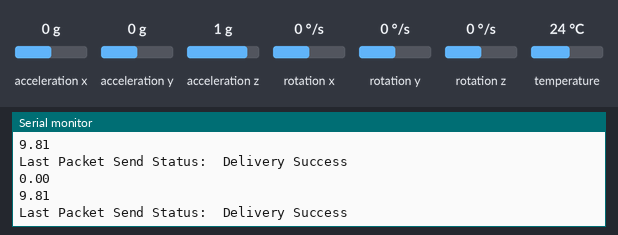
This sketch was run on a simulated ESP8266 (NodeMCU). Shown: the last lines printed to the serial monitor. The test bench sets the inputs (shaded band); at power-on: acceleration y 0 g, acceleration z 1 g, acceleration x 0 g, rotation x 0 °/s, rotation y 0 °/s, rotation z 0 °/s, temperature 24 °C.

Above: at 1.2 s.
1.3 s: acceleration y set to -1.4 g
At 1.44 s:
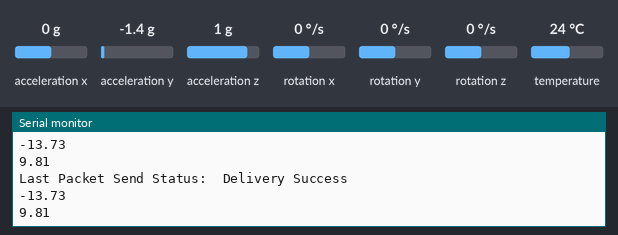
2.8 s: acceleration z set to -0.8 g
At 2.88 s:
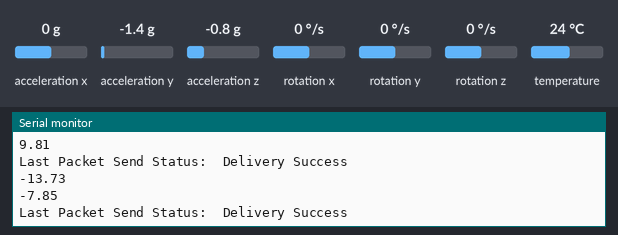
4.3 s: acceleration y set to 0.8 g
At 4.32 s:
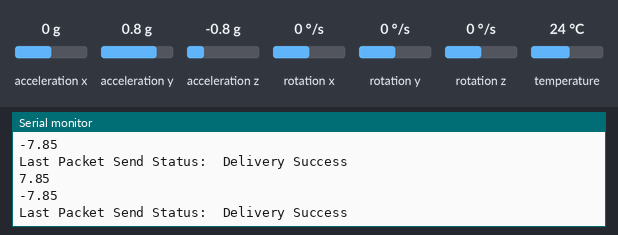
Timing chart, 0 to 7.3 s (numbered marks = the images above; inputs shaded):
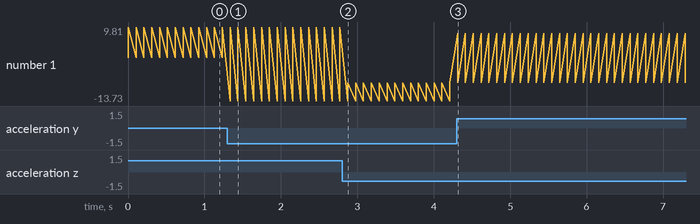

Measured:
- after the input at 1.3 s, the serial monitor: prints a new line at once (image 1)
- after the input at 2.8 s, the serial monitor: prints a new line after 0.08 s (image 2)
- after the input at 4.3 s, the serial monitor: prints a new line at once (image 3)
- plotted number 1: 9.81 → -7.85 after the input at 2.8 s

The sketch:

esp8Now_send.ino
```cpp
/* This is the program for esp8266 which is programmed to send the y and z values from
mpu6050 to an esp32 with espNOW protocol*/


#include <ESP8266WiFi.h>
#include "ESPAsyncWebServer.h"
#include <Wire.h>
#include <Adafruit_MPU6050.h>
#include <Adafruit_Sensor.h>
#include <espnow.h>

Adafruit_MPU6050 mpu;
AsyncWebServer server(80);

// REPLACE WITH THE RECEIVER'S MAC Address
uint8_t broadcastAddress[] = {0xC8, 0x2E, 0x18, 0xF7, 0x31, 0x3C}; // MAC Address of the receiver

// Structure to send data
typedef struct struct_message {
    int id; // must be unique for each sender board
    float y;
    float z;
} struct_message;

// Create a struct_message called myData
struct_message myData;

// Callback when data is sent
void OnDataSent(uint8_t *mac_addr, uint8_t sendStatus) {
  Serial.print("\r\nLast Packet Send Status:\t");
  Serial.println(sendStatus == 0 ? "Delivery Success" : "Delivery Fail");
}

void setup() {
  // Initialize Serial Monitor
  Serial.begin(115200);

  if (!mpu.begin()) {
    Serial.println("Failed to find MPU6050 chip");
    while (1) {
      delay(10);
    }
  }
  Serial.println("MPU6050 initialized successfully!");

  // Optional: Configure accelerometer range
  mpu.setAccelerometerRange(MPU6050_RANGE_8_G);

  // Optional: Configure gyroscope range
  mpu.setGyroRange(MPU6050_RANGE_500_DEG);

  // Set the data rate for better sampling (optional)
  mpu.setFilterBandwidth(MPU6050_BAND_21_HZ);


  // Set device as a Wi-Fi Station
  WiFi.mode(WIFI_STA);

  // Initialize ESP-NOW
  if (esp_now_init() != 0) {
    Serial.println("Error initializing ESP-NOW");
    return;
  }

  // Register callback for sending data
  esp_now_set_self_role(ESP_NOW_ROLE_CONTROLLER); // Set ESP8266 as a controller
  esp_now_register_send_cb(OnDataSent);

  // Add peer (receiver)
  if (esp_now_add_peer(broadcastAddress, ESP_NOW_ROLE_SLAVE, 1, NULL, 0) != 0) {
    Serial.println("Failed to add peer");
    return;
  }
}

void loop() {
  // Set values to send
  sensors_event_t accel, gyro, temp;
  mpu.getEvent(&accel, &gyro, &temp);

  float ax = accel.acceleration.x;
  float ay = accel.acceleration.y;
  float az = accel.acceleration.z;

  myData.id = 2;
  myData.y = ay;
  Serial.println(ay);
  myData.z = az;
  Serial.println(az);

  // Send message via ESP-NOW
  int result = esp_now_send(broadcastAddress, (uint8_t *)&myData, sizeof(myData));

  if (result == 0) {
 //   Serial.println("Sent with success");
  } else {
  //  Serial.println("Error sending the data");
  }
  delay(100); // Delay between transmissions
}
```
